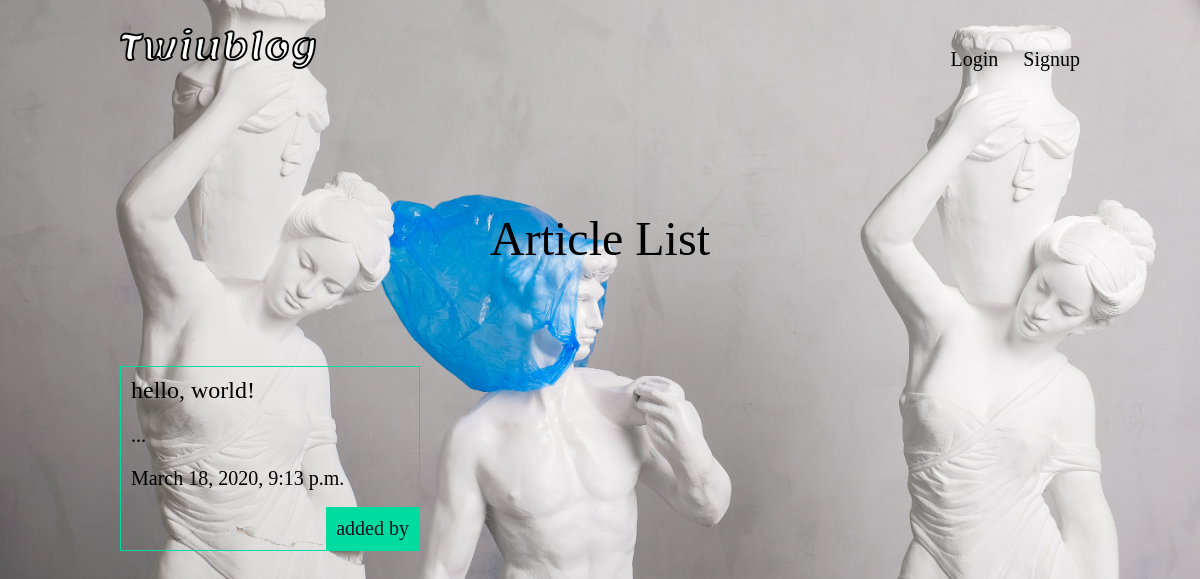
/articles/, run on an earlier commit of the app's database.
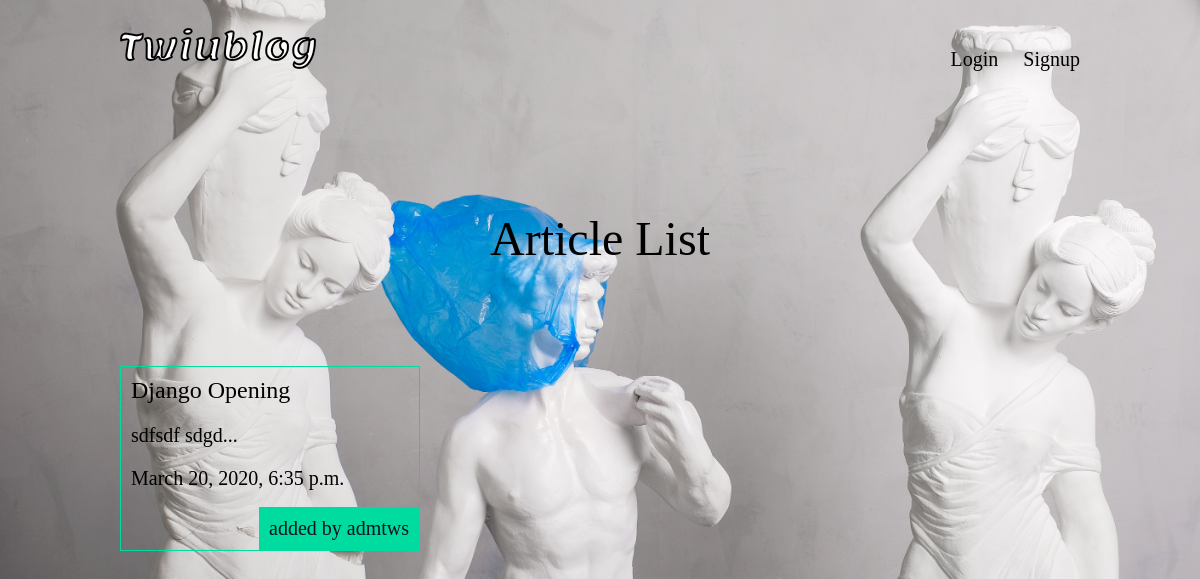
And on a later commit of the database.
### articles/models.py (models this page shows, shortened)
class Article (models.Model):
    title=models.CharField(max_length=100)
    slug = models.SlugField()
    body = models.TextField()
    date = models.DateTimeField(auto_now_add=True)
    thumb = models.ImageField(default='default.png', blank=True)
    author = models.ForeignKey(User, default=None, on_delete=models.DO_NOTHING)
    def snippet(self):
        return self.body[:50] + '...'

### articles/views.py (the view)
def article_list(request):
    articles = Article.objects.all().order_by('date')
    return render(request, 'articles/article_list.html', {'articles': articles})

### articles/templates/articles/article_list.html
{% extends 'base_layout.html' %}
{% block content %}
<h1>Article List</h1>
    <div class="articles">
        {% for article in articles %}
            <div class="article">
                <h2><a href="{% url 'articles:detail' slug=article.slug %}">{{ article.title }}</a></h2>
                <p>{{ article.snippet }}</p>
                <p>{{ article.date }}</p>
                <p class="author">added by {{ article.author.username }}</p>
            </div>
        {% endfor %}
    </div>
{% endblock %}

What changed in the data, as far as the page shows it:
removed Article: title "hello, world!", snippet "...", date "March 18, 2020, 9:13 p.m."
added Article: title "Django Opening", snippet "sdfsdf sdgd...", date "March 20, 2020, 6:35 p.m.", author.username "admtws"
